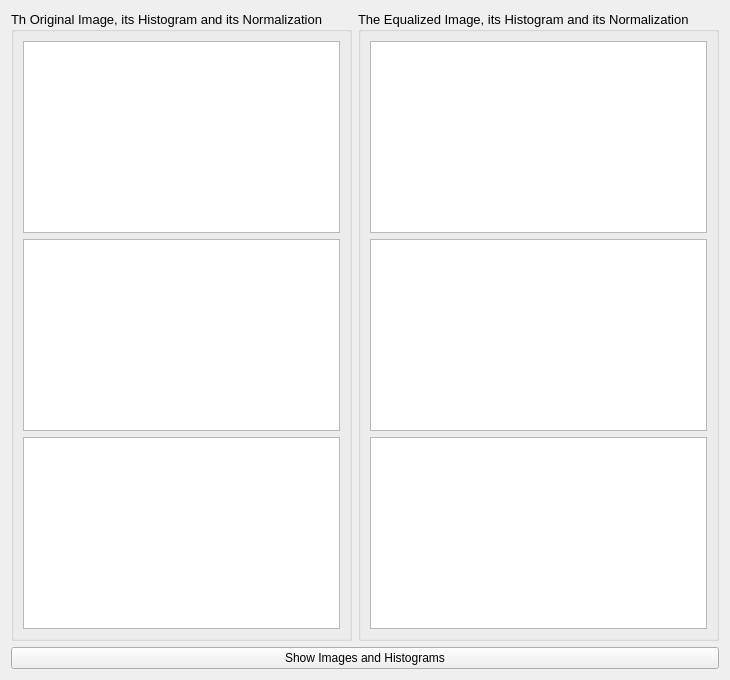
      <widget class="QWidget" name="tab_2">
       <attribute name="title">
        <string>Page</string>
       </attribute>
       <layout class="QGridLayout" name="gridLayout_10">
        <item row="1" column="1">
         <widget class="QGroupBox" name="groupBox_7">
          <property name="font">
           <font>
            <pointsize>10</pointsize>
           </font>
          </property>
          <property name="title">
           <string>The Equalized Image, its Histogram and its Normalization</string>
          </property>
          <layout class="QGridLayout" name="gridLayout_12">
           <item row="2" column="0">
            <widget class="MplWidget" name="equilizedhistogramnormalization_graphicsView">
             <property name="sizePolicy">
              <sizepolicy hsizetype="Preferred" vsizetype="Preferred">
               <horstretch>0</horstretch>
               <verstretch>0</verstretch>
              </sizepolicy>
             </property>
            </widget>
           </item>
           <item row="1" column="0">
            <widget class="MplWidget" name="histogram2_graphicsView">
             <property name="sizePolicy">
              <sizepolicy hsizetype="Preferred" vsizetype="Preferred">
               <horstretch>0</horstretch>
               <verstretch>0</verstretch>
              </sizepolicy>
             </property>
            </widget>
           </item>
           <item row="0" column="0">
            <widget class="MplWidget" name="image2_graphicsView">
             <property name="sizePolicy">
              <sizepolicy hsizetype="Preferred" vsizetype="Preferred">
               <horstretch>0</horstretch>
               <verstretch>0</verstretch>
              </sizepolicy>
             </property>
            </widget>
           </item>
          </layout>
         </widget>
        </item>
        <item row="1" column="0">
         <widget class="QGroupBox" name="groupBox_6">
          <property name="font">
           <font>
            <pointsize>10</pointsize>
           </font>
          </property>
          <property name="title">
           <string>Th Original Image, its Histogram and its Normalization</string>
          </property>
          <layout class="QGridLayout" name="gridLayout_11">
           <item row="1" column="0">
            <widget class="MplWidget" name="histogram1_graphicsView">
             <property name="sizePolicy">
              <sizepolicy hsizetype="Preferred" vsizetype="Preferred">
               <horstretch>0</horstretch>
               <verstretch>0</verstretch>
              </sizepolicy>
             </property>
            </widget>
           </item>
           <item row="0" column="0">
            <widget class="MplWidget" name="image1_graphicsView">
             <property name="sizePolicy">
              <sizepolicy hsizetype="Preferred" vsizetype="Preferred">
               <horstretch>0</horstretch>
               <verstretch>0</verstretch>
              </sizepolicy>
             </property>
            </widget>
           </item>
           <item row="2" column="0">
            <widget class="MplWidget" name="originalhistogramnormalization_graphicsView">
             <property name="sizePolicy">
              <sizepolicy hsizetype="Preferred" vsizetype="Preferred">
               <horstretch>0</horstretch>
               <verstretch>0</verstretch>
              </sizepolicy>
             </property>
            </widget>
           </item>
          </layout>
         </widget>
        </item>
        <item row="2" column="0" colspan="2">
         <widget class="QPushButton" name="ShowOriginalHistogram_pushButton">
          <property name="text">
           <string>Show Images and Histograms</string>
          </property>
         </widget>
        </item>
       </layout>
      </widget>
